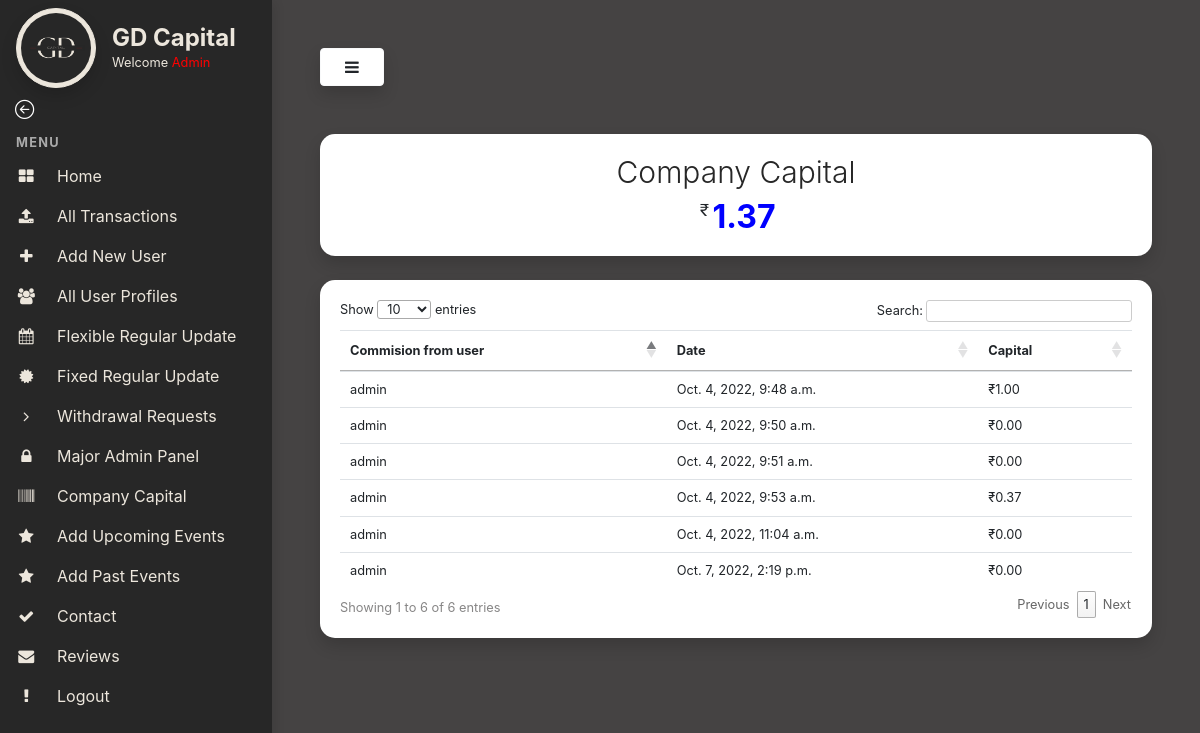
The app's page /company-capital/ (signed in) with its own data.
### myapp/models.py (models this page shows, shortened)
class CompanyCapital(models.Model):
    commission_by = models.CharField(max_length=100, null=True, blank=True)
    date = models.DateTimeField(default=timezone.now)
    commission = models.FloatField(null=True, blank=True)

### myapp/views.py (the view)
# urls.py: path('company-capital/', views.company_capital_page, name='company_capital'),
@login_required
def company_capital_page(request):
    datas = CompanyCapital.objects.all()
    total_capital = 0
    for i in datas:
        total_capital += i.commission
    return render(request,'admin-templates/company-capital.html',{'total_capital':total_capital,'datas':datas})

### templates/admin-templates/company-capital.html (shortened to what this page needs)
{% extends 'admin-templates/base.html' %}
{% load static %}
{% block content %}
<div class="card shadow my-4" style="border: 0 !important;border-radius:15px">
            <div class="card-body text-center ">
                <h3 class="display-4" style="color:#272727; font-size:30px !important">Company Capital</h3>
                <div class="text-center" style="display:flex; justify-content:center">
                    <i class="bi bi-currency-rupee"></i>
                    <h2 id="invested-amount" class="inv-amt m-0" style="display:inline; color:blue">{{total_capital|floatformat:2}}</h2>
                </div>
            </div>
        </div>
        <div class="card shadow my-4" style="border: 0 !important;border-radius:15px">
            <div class="card-body">
                <div class="table-responsive">
                    <table class="table table-sm" id="transTable">
                        <thead>
                            <tr>
                                <th scope="col">Commision from user</th>
                                <th scope="col">Date</th>
                                <th scope="col">Capital</th>
                            </tr>
                        </thead>
                        <tbody>
                            {% for i in datas %}
                            <tr>
                                <td>{{i.commission_by}}</td>
                                <td>{{i.date}}</td>
                                <td>₹{{i.commission|floatformat:2}}</td>
                            </tr>
                            {% endfor %}
                        </tbody>
                    </table>
                </div>
            </div>
        </div>
{% endblock content %}

### templates/admin-templates/base.html (shortened to what this page needs)
{% load static %}
<!DOCTYPE html>
<html>
<head>
    <link rel="stylesheet" href="https://stackpath.bootstrapcdn.com/bootstrap/4.1.3/css/bootstrap.min.css"
>
    <link rel="stylesheet" href="https://stackpath.bootstrapcdn.com/font-awesome/4.7.0/css/font-awesome.min.css">
    <link rel="stylesheet" type="text/css" href="https://cdn.datatables.net/1.12.1/css/jquery.dataTables.css">
    <link rel="stylesheet" href="{% static 'css/admin.css' %}">
    <link rel="stylesheet" href="https://cdn.jsdelivr.net/npm/bootstrap-icons@1.9.1/font/bootstrap-icons.css">
</head>
<body>
    {% if request.user.is_superuser %}
    <div class="vertical-nav dark-bg" id="sidebar">
        <div class="py-2 px-3 dark-bg">
            <div class="media d-flex align-items-center">
                <img loading="lazy" src="{% static 'images/logo.png' %}" alt="..."
                    width="80" height="80" class="mr-3 rounded-circle img-thumbnail shadow">
                <div class="media-body">
                    <h4 class="m-0" style="font-weight:700;color:#ece6dc;">GD Capital</h4>
                    <p class="font-weight-normal text-muted mb-0 welcome-text">Welcome <span style="color:red;">{{request.user.username|title}}</span></p>
                </div>
            </div>
        </div>
        <div class="container">
            <a href="/" class="text-dark back-arrow"><i class="bi bi-arrow-left-circle text-white" style="font-size: 1.2rem;"></i></a>
          </div>
        <p class="text-gray font-weight-bold text-uppercase px-3 small pb-1 mb-0 mt-2">MENU</p>
        <ul class="nav flex-column mb-0">
            <li class="nav-item">
                <a href="/admin-home" class="nav-link text-dark ">
                    <i class="fa fa-th-large mr-3 text-primary fa-fw"></i>
                    Home
                </a>
            </li>
            <li class="nav-item">
                <a href="/admin-all-transactions" class="nav-link text-dark">
                    <i class="fa fa-upload mr-3 text-primary fa-fw"></i>
                    All Transactions
                </a>
            </li>
            <li class="nav-item">
                <a href="/signup" class="nav-link text-dark">
                    <i class="fa fa-plus mr-3 text-primary fa-fw"></i>
                    Add New User
                </a>
            </li>
            <li class="nav-item">
                <a href="/admin-all-users" class="nav-link text-dark">
                    <i class="fa fa-users mr-3 text-primary fa-fw"></i>
                    All User Profiles
                </a>
            </li>
            <li class="nav-item">
                <a href="/regular-update" class="nav-link text-dark">
                    <i class="fa fa-calendar mr-3 text-primary fa-fw"></i>
                    Flexible Regular Update
                </a>
            </li>
            <li class="nav-item">
                <a href="/fixed-rate-page" class="nav-link text-dark">
                    <i class="fa fa-certificate mr-3 text-primary fa-fw"></i>
                    Fixed Regular Update
                </a>
            </li>
            <li class="nav-item">
                <a href="/admin-withdrawal-requests" class="nav-link text-dark">
                    <i class="fa fa-angle-right mr-3 text-primary fa-fw"></i>
                    Withdrawal Requests
                </a>
            </li>
            <li class="nav-item">
                <a href="/admin" class="nav-link text-dark">
                    <i class="fa fa-lock mr-3 text-primary fa-fw"></i>
                    Major Admin Panel
                </a>
            </li>
            <li class="nav-item">
                <a href="/company-capital" class="nav-link text-dark">
                    <i class="fa fa-barcode mr-3 text-primary fa-fw"></i>
                    Company Capital
                </a>
            </li>
            <li class="nav-item">
                <a href="/add-events" class="nav-link text-dark">
                    <i class="fa fa-star mr-3 text-primary fa-fw"></i>
                    Add Upcoming Events
                </a>
            </li>
            <li class="nav-item">
                <a href="/add-past-events" class="nav-link text-dark">
                    <i class="fa fa-star mr-3 text-primary fa-fw"></i>
                    Add Past Events
                </a>
            </li>
            <li class="nav-item">
                <a href="/contact-page" class="nav-link text-dark">
                    <i class="fa fa-check mr-3 text-primary fa-fw"></i>
                    Contact
                </a>
            </li>
            <li class="nav-item">
                <a href="/reviews-page" class="nav-link text-dark">
                    <i class="fa fa-envelope mr-3 text-primary fa-fw"></i>
                    Reviews
                </a>
            </li>
            <li class="nav-item">
                <a href="/logout" class="nav-link text-dark">
                    <i class="fa fa-exclamation mr-3 text-primary fa-fw"></i>
                    Logout
                </a>
            </li>
        </ul>
    </div>
    <div class="page-content p-5" id="content">
        <button id="sidebarCollapse" type="button" class="btn btn-light bg-white rounded-pill shadow px-4 mb-4"><i
                class="fa fa-bars "></i></button>
        {% block content %}{% endblock content %}
    </div>
    {% else %}
    You are not a authorised user to access this page. Go back to <a href="/">home</a>
    {% endif %}
</body>
</html>

### static/css/admin.css (style rules this page uses)
body { background: rgb(69,67,67); min-height: 100vh; overflow-x: hidden; }
.vertical-nav { min-width: 17rem; width: 17rem; height: 100vh; position: fixed; top: 0; left: 0; box-shadow: 3px 3px 10px rgba(0, 0, 0, 0.1); transition: all 0.4s; }
.page-content { width: calc(100% - 17rem); margin-left: 17rem; transition: all 0.4s; }
.text-uppercase { letter-spacing: 0.1em; }
.text-gray { color: #aaa; }
.nav-link { text-transform: capitalize; }
.text-primary { color: #ece6dc !important; }
.dark-bg { background-color: rgb(39,39,39); }
.text-muted,.text-dark { color: #ece6dc !important; }
.welcome-text { font-size: 0.8rem; }
.img-thumbnail { background-color: #ece6dc !important; border-color: #ece6dc !important; }
table.dataTable tbody th, table.dataTable tbody td,table.dataTable thead th, table.dataTable thead td { font-size:0.8rem; }
table.dataTable thead th, table.dataTable thead td { font-size: 0.8rem; }
table.dataTable.no-footer { border-bottom: 0 !important; border-bottom-color: #000 !important; }
.inv-amt { font-weight: 700; }

### records on screen
CompanyCapital: commission_by "admin", date "Oct. 4, 2022, 9:48 a.m.", commission "1.00"
CompanyCapital: commission_by "admin", date "Oct. 4, 2022, 9:50 a.m.", commission "0.00"
CompanyCapital: commission_by "admin", date "Oct. 4, 2022, 9:51 a.m.", commission "0.00"
CompanyCapital: commission_by "admin", date "Oct. 4, 2022, 9:53 a.m.", commission "0.37"
CompanyCapital: commission_by "admin", date "Oct. 4, 2022, 11:04 a.m.", commission "0.00"
CompanyCapital: commission_by "admin", date "Oct. 7, 2022, 2:19 p.m.", commission "0.00"

### other values on screen
{{ request.user.username|title }} "Admin"
{{ total_capital|floatformat:2 }} "1.37"
